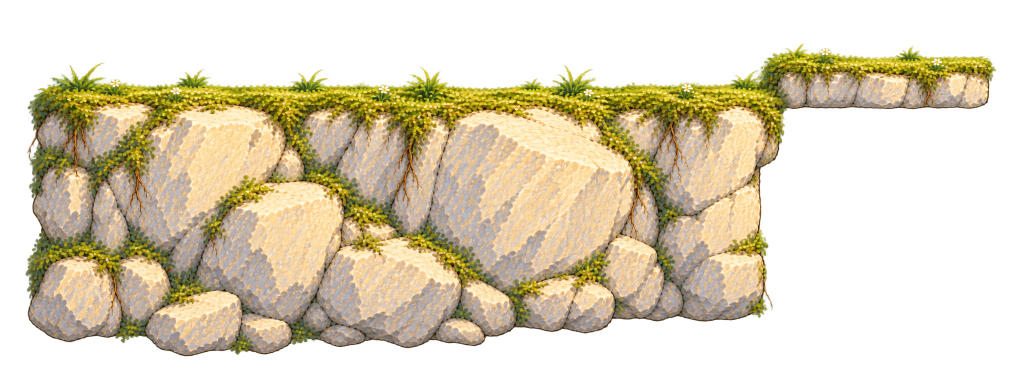
#> input picture docs/evidence/region_production_v3/supported_bank_failed_02/candidate_family/source.png, 2048 x 768 px, found by its file name (shown at 1/2 size)
$ python measure_raw_source.py
#> lines starting #> are read from the running program, lines starting #| are printed output that depends on the picture
from pathlib import Path
from PIL import Image
import json,math,hashlib,time
ROOT=Path('/workspace/gunman-rush');P=ROOT/'assets/region_production_v3/spaces/supported_overhang_limestone_bank_v1';source=P/'source.png';im=Image.open(source);alpha=im.getchannel('A');box=alpha.point(lambda x:255 if x>=128 else 0).getbbox();w,h=box[2]-box[0],box[3]-box[1];maxscale=436/w;depth=h*maxscale
#> further down, im is the input picture: PIL image 2048x768 RGBA; mean R, G, B, A 125.7, 113.7, 71.6, 126.1
#> after `alpha = im.getchannel('A')`:
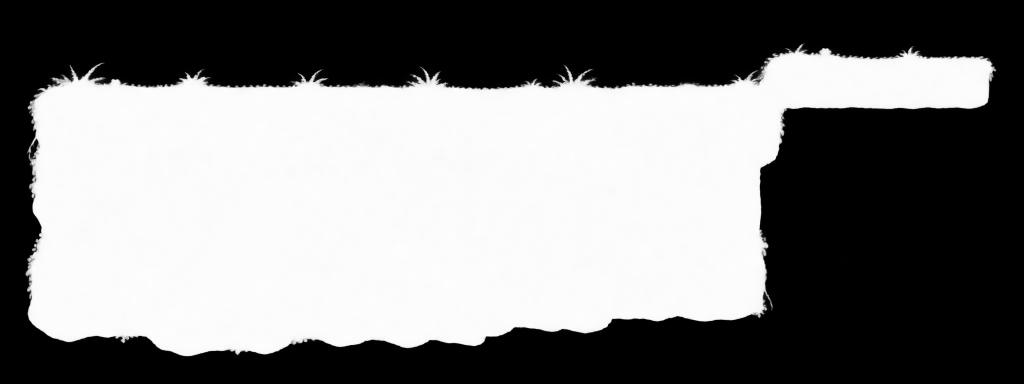
#> alpha: PIL image 2048x768 L (shown at 1/2 size); min 0, max 254, mean 126.1
#> after `box = alpha.point(lambda x: 255 if x >= 128 else 0).getbbox()`: box = (51, 89, 1992, 712)
#> after `w, h = (box[2] - box[0], box[3] - box[1])`: w = 1941; h = 623
#> after `maxscale = 436 / w`: maxscale = 0.225
#> after `depth = h * maxscale`: depth = 139.9
# Declared before actual image call; no post-hoc source-frame inference.
s=1920/420;ox,oy=64,128
core=(math.ceil(ox+12*s),oy,math.floor(ox+408*s),math.ceil(oy+10*s));total=(core[2]-core[0])*(core[3]-core[1]);visible=sum(alpha.getpixel((x,y))>=128 for y in range(core[1],core[3]) for x in range(core[0],core[2]));missing_first=[]
#> after `visible = sum((alpha.getpixel((x, y)) >= 128 for y in range(core[1], c`: visible = 27399
for y in range(core[1],core[3]):
 for x in range(core[0],core[2]):
  if alpha.getpixel((x,y))<128:
   missing_first.append([x,y]);break
 if len(missing_first)==3:break
measure={'schema_version':1,'status':'failed_stop_no_runtime_reference','source_sha256':hashlib.sha256(source.read_bytes()).hexdigest(),'dimensions':list(im.size),'requested_canvas':[2048,1024],'alpha128_bbox_xyxy':list(box),'opaque_width':w,'opaque_height':h,'unchanged_required_width_envelope_world':436,'unchanged_required_visible_depth_world':146,'maximum_uniform_scale_from_width':maxscale,'maximum_whole_opaque_height_world':depth,'necessary_width_depth_fit':depth>=146,'declared_source_frame':[64,128,1920,152*s],'declared_frame_inside_actual_image':128+152*s<=im.height,'declared_standing_band_source_xyxy':list(core),'declared_standing_band_visible_pixels':visible,'declared_standing_band_pixels':total,'declared_standing_band_coverage':visible/total,'declared_standing_band_first_missing_examples':missing_first,'subjective_actual_pixel_observation':'Actual raw image viewed: right shelf spans much more than20world and stands above main top; broad body ends before required x400. This is a visual diagnosis, not inferred from metadata.','stop_reason':['Necessary whole-source width/height fails even before shape fit','Declared frozen frame extends below actual canvas','Standing band is not continuously opaque at frozen anchor','Technical guide overhang geometry not followed'],'forbidden_rework_not_performed':['No alpha edits or masks applied to source','No anisotropic stretching','No alternate source-frame invented','No second model call','No threshold changes'],'runtime_integration':'not_attempted_due_to_G0_failure','independent_review':'unverified','device':'unverified','image_call_parent':14,'this_package_actual_calls':1,'actual_call_seconds':53.8}
# Analytic positive and actual original failure preserve falsifiability, not art approval.
original=ROOT/'assets/region_production_v3/spaces/limestone_bank_section_v1/source.png';old=Image.open(original).getchannel('A').point(lambda x:255 if x>=128 else 0).getbbox();olddepth=(old[3]-old[1])*436/(old[2]-old[0]);assert olddepth<146 and depth<146;assert 700*436/1920>=146
#> after `old = Image.open(original).getchannel('A').point(lambda x: 255 if x >=`: old = (51, 89, 1992, 712)
#> after `olddepth = (old[3] - old[1]) * 436 / (old[2] - old[0])`: olddepth = 139.9
measure['measurement_self_checks']={'actual_original_width_depth_rejected':olddepth<146,'actual_candidate_width_depth_rejected':depth<146,'analytic_only_1920x700_body_passes_necessary_condition':700*436/1920>=146,'scope':'Analytic hypothetical dimensions do not create a synthetic artwork or claim an actual passing art asset.'}
(P/'production/raw_measurement.json').write_text(json.dumps(measure,ensure_ascii=False,indent=2)+'\n');(ROOT/'build/spatial_bank_repair_02/raw_measurement.json').write_text(json.dumps(measure,ensure_ascii=False,indent=2)+'\n');print(json.dumps(measure,ensure_ascii=False,indent=2))
#> (printed output is left out)
